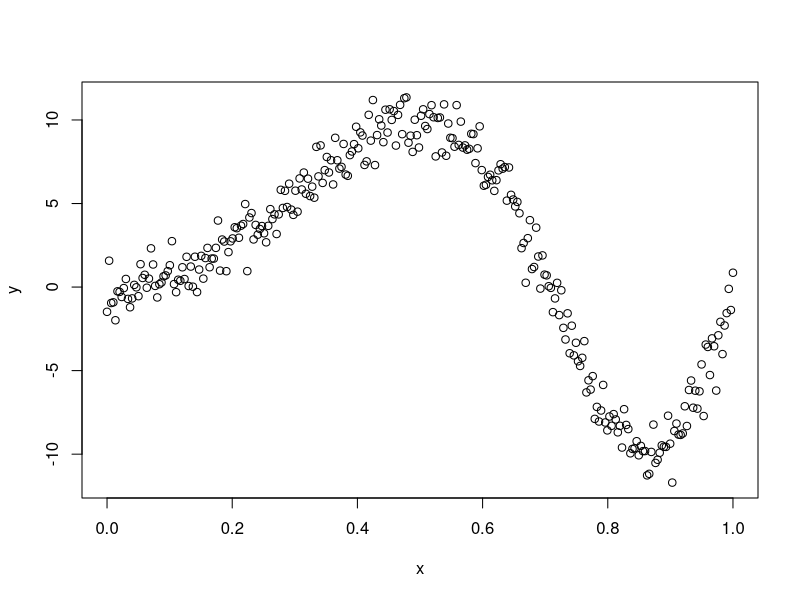
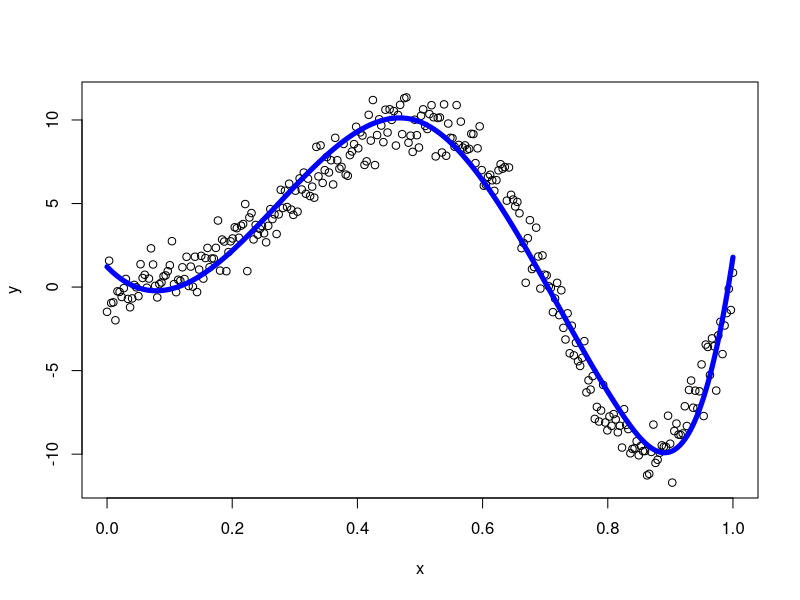
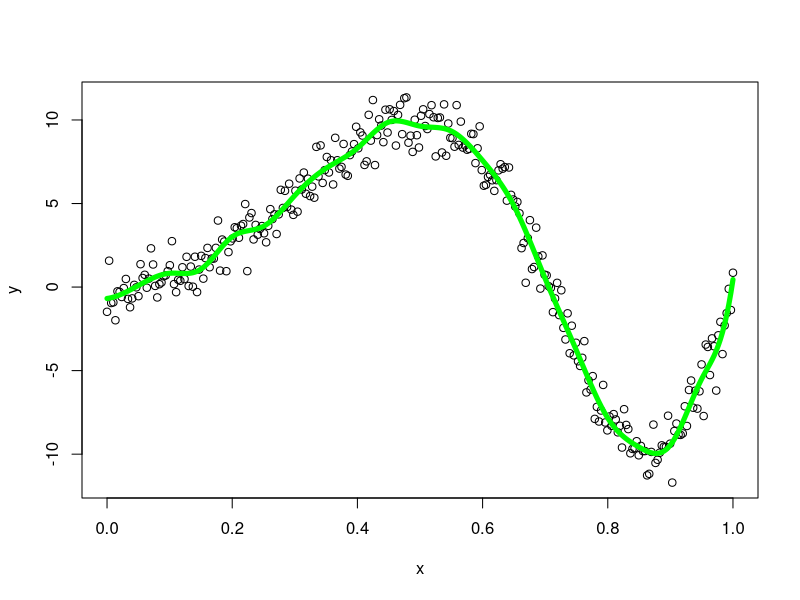
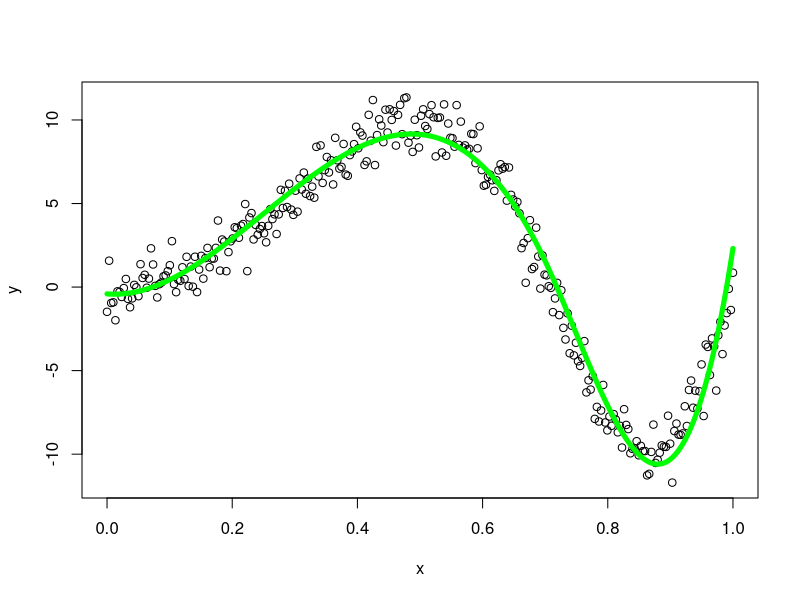
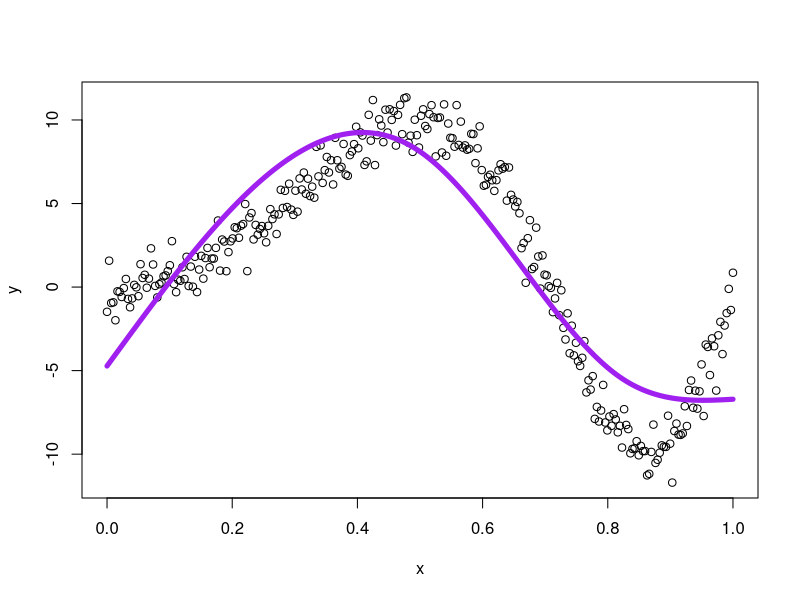

R code for these plots, in order:
## ---- chunk 1
knitr::opts_chunk$set(echo = TRUE)
## ---- chunk 2
set.seed(12)
n<-300
x<-seq(0,1,length.out=n)
y<-sin(2*pi*x^2)*10+rnorm(n)
plot(x,y)
## ---- chunk 3

## ---- chunk 4
library(splines)
df <- data.frame(y, x)
m1 <- lm(y ~ bs(x, knots = c(0.5, 0.82)), data = df)
pred <- predict(m1)

plot(x,y)
lines(x, pred, lwd = 5, col = "blue")

summary(m1)
## ---- chunk 5
m2 <- lm(y ~ bs(x, knots = seq(0.1,1,by=0.05)), data = df)
pred <- predict(m2)

plot(x,y)
lines(x, pred, lwd = 5, col = "green")
## ---- chunk 6
m2 <- lm(y ~ bs(x, knots = 0.7), data = df)
pred <- predict(m2)

plot(x,y)
lines(x, pred, lwd = 5, col = "green")

summary(m2)
## ---- chunk 7
m3 <- lm(y ~ ns(x, knots = c(0.5, 0.82)), data = df)
pred <- predict(m3)

plot(x,y)
lines(x, pred, lwd = 5, col = "purple")

summary(m1)
